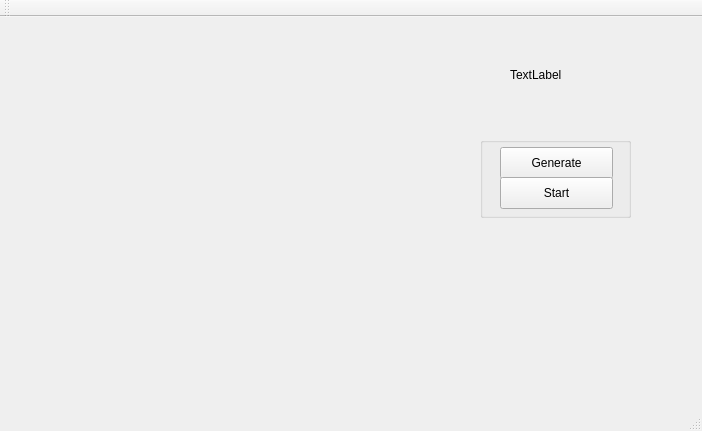
<?xml version="1.0" encoding="UTF-8"?>
<ui version="4.0">
 <class>MainWindow</class>
 <widget class="QMainWindow" name="MainWindow">
  <property name="geometry">
   <rect>
    <x>0</x>
    <y>0</y>
    <width>702</width>
    <height>431</height>
   </rect>
  </property>
  <property name="windowTitle">
   <string>MainWindow</string>
  </property>
  <widget class="QWidget" name="centralWidget">
   <widget class="QLabel" name="label">
    <property name="geometry">
     <rect>
      <x>510</x>
      <y>50</y>
      <width>151</width>
      <height>16</height>
     </rect>
    </property>
    <property name="text">
     <string>TextLabel</string>
    </property>
   </widget>
   <widget class="QWidget" name="verticalLayoutWidget">
    <property name="geometry">
     <rect>
      <x>40</x>
      <y>30</y>
      <width>411</width>
      <height>331</height>
     </rect>
    </property>
    <layout class="QVBoxLayout" name="Graphics">
     <property name="spacing">
      <number>-1</number>
     </property>
    </layout>
   </widget>
   <widget class="QGroupBox" name="groupBox">
    <property name="geometry">
     <rect>
      <x>480</x>
      <y>120</y>
      <width>151</width>
      <height>81</height>
     </rect>
    </property>
    <property name="title">
     <string/>
    </property>
    <widget class="QPushButton" name="pushButton">
     <property name="geometry">
      <rect>
       <x>20</x>
       <y>10</y>
       <width>113</width>
       <height>32</height>
      </rect>
     </property>
     <property name="text">
      <string>Generate</string>
     </property>
    </widget>
    <widget class="QPushButton" name="pushButton_2">
     <property name="geometry">
      <rect>
       <x>20</x>
       <y>40</y>
       <width>113</width>
       <height>32</height>
      </rect>
     </property>
     <property name="text">
      <string>Start</string>
     </property>
    </widget>
   </widget>
  </widget>
  <widget class="QMenuBar" name="menuBar">
   <property name="geometry">
    <rect>
     <x>0</x>
     <y>0</y>
     <width>702</width>
     <height>22</height>
    </rect>
   </property>
  </widget>
  <widget class="QToolBar" name="mainToolBar">
   <attribute name="toolBarArea">
    <enum>TopToolBarArea</enum>
   </attribute>
   <attribute name="toolBarBreak">
    <bool>false</bool>
   </attribute>
  </widget>
  <widget class="QStatusBar" name="statusBar"/>
 </widget>
 <layoutdefault spacing="6" margin="11"/>
 <resources/>
 <connections/>
</ui>
